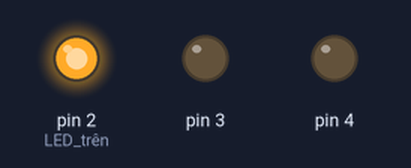
Bench run of a sketch on a simulated Arduino Uno, built with avr-gcc and run on an emulated ATmega328P. Shown: output pins drawn as LEDs (lit = HIGH).

Above: at 0.15 s.
At 0.75 s:
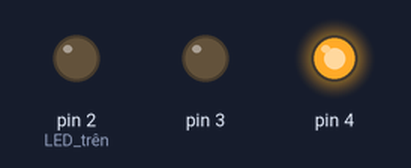
At 2.55 s:
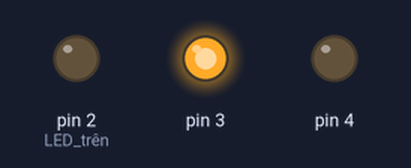
Timing chart, 0 to 3.5 s (numbered marks = the images above):
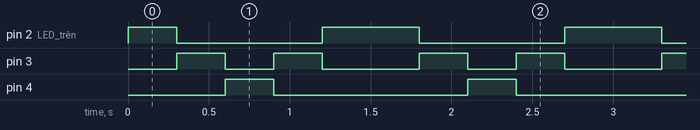

Measured:
- by itself, pin 2 (LED_trên): repeats every 1.5 s: LOW 0.90 s, HIGH 0.60 s
- by itself, pin 3: repeats every 1.5 s: LOW 0.30 s, HIGH 0.30 s, LOW 0.60 s, HIGH 0.30 s
- by itself, pin 4: alternates HIGH for 0.30 s and LOW for 1.2 s

The sketch:

sketch_aug27aa.ino.ino
```cpp
void setup() {
  pinMode(2, OUTPUT);  // LED trên
  pinMode(3, OUTPUT);  // LED giữa
  pinMode(4, OUTPUT);  // LED dưới
}

void loop() {
  // Chạy từ trên xuống
  digitalWrite(2, HIGH);
  delay(300);
  digitalWrite(2, LOW);

  digitalWrite(3, HIGH);
  delay(300);
  digitalWrite(3, LOW);

  digitalWrite(4, HIGH);
  delay(300);
  digitalWrite(4, LOW);

  // Chạy từ dưới lên
  digitalWrite(3, HIGH);
  delay(300);
  digitalWrite(3, LOW);

  digitalWrite(2, HIGH);
  delay(300);
  digitalWrite(2, LOW);
}
```
